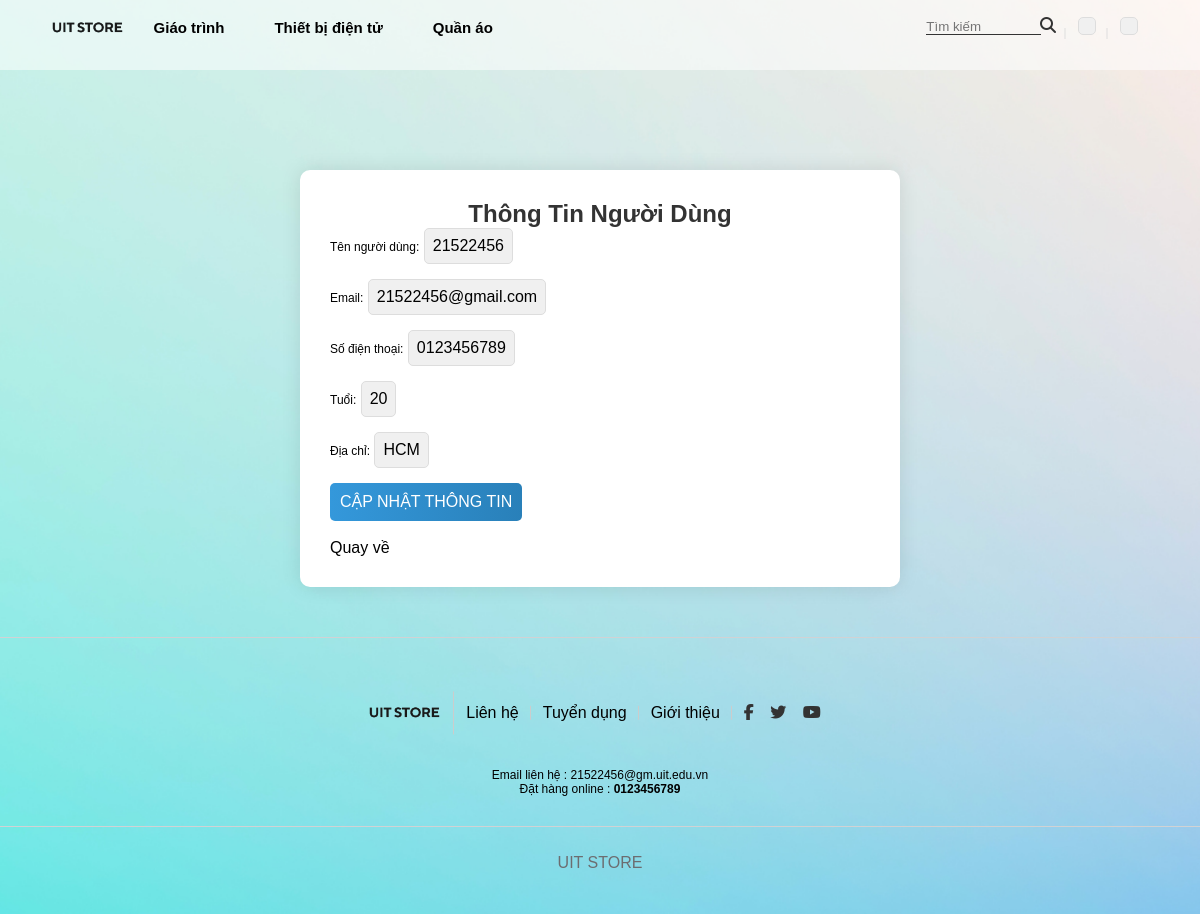
The app's page /informationuser.php?user_id=15 with its own data.
### tables this page shows
CREATE TABLE `users` (
  `user_id` int(11) NOT NULL,
  `username` varchar(255) NOT NULL,
  `password` varchar(255) NOT NULL,
  `email` varchar(255) NOT NULL,
  `role` tinyint(1) DEFAULT 0,
  `fullname` varchar(255) DEFAULT NULL,
  `address` varchar(255) DEFAULT NULL,
  `age` int(11) DEFAULT NULL,
  `phone` varchar(20) DEFAULT NULL
);

### model/user_information.php (called while the page is built, shortened)
<?php
function get_user($user_id) {
    $conn = connectdb();
        $query = "SELECT * FROM users WHERE user_id = '$user_id'";
        $stmt = $conn->prepare($query);
    $stmt->execute();
    $user_info = $stmt->fetch();
    return $user_info;
    }
?>

### informationuser.php (the view, shortened to what this page needs)
<!DOCTYPE html>
<html lang = "en" class="hydrated">
    <head>
        <link rel = "stylesheet" href="style.css">
    </head>
    <body>
        <header>
            <div class="logo">
                <a href="index.php">
                    <img src="img/logouit.png" width="75" height="50">
                </a>
            </div>
            <div class="menu">
            <li><a href="giohang.php">Giáo trình</a>
                   </li>
                   <li><a href="giohang.php">Thiết bị điện tử</a>
                   </li>
                   <li><a href="giohang.php">Quần áo</a>
                </li>
            </div>
            <div class="others">
                 <li>
                <form action="model/search.php" method="GET" >
                    <input placeholder="Tìm kiếm" type="text" name="tukhoa" >
                    <button class="search-button"><i class="fas fa-search"></i></button>
                </form>
                 </li>
                    <li><a href="cart.php"><span class="bag"><ion-icon name="bag-handle"></ion-icon></span></a></li>
                    <li><button class="btnLogin-popup"><span><ion-icon name="person"></ion-icon></span></button></li>
            </div>
        </header>
         <section id="slide">
        </section>
<?php
include_once "model/user_information.php";
if (isset($_GET['user_id'])) {
    $user_id = $_GET['user_id'];
    $user_info = get_user($user_id);
}else {
    echo'KHONGOGNGONGOGNOGNO';
}
?>
<main>
        <section class="show-profile">
            <div class="container">
                <h2>Thông Tin Người Dùng</h2>
                <div>
                    <label for="username">Tên người dùng:</label>
                    <span id="username"><?php echo $user_info['username']; ?></span>
                </div>
                <div>
                    <label for="email">Email:</label>
                    <span id="email"><?php echo $user_info['email']; ?></span>
                </div>
                <div>
                    <label for="phone">Số điện thoại:</label>
                    <span id="phone"><?php echo $user_info['phone']; ?></span>
                </div>
                <div>
                    <label for="phone">Tuổi:</label>
                    <span id="phone"><?php echo $user_info['age']; ?></span>
                </div>
                <div>
                    <label for="phone">Địa chỉ:</label>
                    <span id="phone"><?php echo $user_info['address']; ?></span>
                </div>
                <a href="admin/myaccount.php?user_id=<?php echo $user_id?>"><button  type="submit" name="capnhat">CẬP NHẬT THÔNG TIN </button> <br> <br></a>
                <a href="giohang.php">Quay về</a>
            </div>
        </section>
    </main>
        <section class="footer">
            <div class="footer-container">
                <div class="footer-top">
                    <li><a href=""><img src=" img/logouit.png" width="75" height="50" alt=""></a></li>
                    <li><a href=""></a>Liên hệ</li>
                    <li><a href=""></a>Tuyển dụng</li>
                    <li><a href=""></a>Giới thiệu</li>
                    <li>
                       <a href="" class="fab fa-facebook-f"></a>
                       <a href="" class="fab fa-twitter"></a>
                       <a href="" class="fab fa-youtube"></a>
                   </li>
               </div>
               <div class="footer-center">
                   <p>
                   Email liên hệ : 21522456@gm.uit.edu.vn <br>
                       Đặt hàng online : <b>0123456789</b>
                   </p>
               </div>
               <div class="footer-bottom">
                   UIT STORE
               </div>
            </div>
        </section>
    </body>
</html>

### style.css (style rules this page uses)
:root { --mauthis: #162938; --main-text-font: Arial, Helvetica, sans-serif; }
.others .btnLogin-popup { background: transparent; border: none; cursor: pointer; transition: background-color 0.3s ease; transition: .5s; }
* { margin:0; padding:0; box-sizing: border-box; font-family: Arial, Helvetica, sans-serif; }
li { list-style: none; }
a { text-decoration: none; color: #000; }
.container { max-width: 1200px; margin: auto; }
header { display: flex; justify-content: space-between; padding: 12px 50px; height: 70px; align-items: center; position: fixed; top: 0; left: 0; width: 100%; z-index: 1; background: rgba(225, 225, 225, 0.459); }
.logo { flex: 1; display:flex; }
.menu { flex: 10; display: flex; }
.menu >li { padding: 0 25px 0 25px; position: relative; }
.menu li a { font-size: 15px; font-weight: bold!important; display: block; line-height: 20px; }
.others { flex: 3; display: flex; }
.others > li { padding: 0 12px; position: relative; }
.others > li::after { content:""; display: block; width: 1px; height: 50%; background: #dddddd; position: absolute; right: 0; top: 50%; transform: translate(-50%); }
.others > li:last-child::after { display: none; }
.others > li:first-child { position: relative; }
.others > li:first-child input { width: 90%; border: none; border-bottom: 1px solid #333; background: transparent; outline: none; }
.others > li:first-child i { position: absolute; right: 10px; }
#slide { overflow: hidden; padding: 0 0 50px; }
.footer { padding: 40px 0 0; border-top: 1px solid #D1D2D4; }
.footer-top { display: flex; text-align: center; justify-content: center; align-items: center; margin-bottom: 20px; height: 70px; }
.footer-top img { height: 50px; }
.footer-top li { padding: 0 12px; position: relative; }
.footer-top li::after { content:""; display: block; width: 1px; height: 80%; background: #cccccc; position: absolute; right: 0; top: 50%; transform: translateY(-50%); }
.footer-top li:last-child::after { display: none; }
.footer-top li:last-child a { margin-right: 12px; color: #333; }
.footer-center { text-align: center; font-size: 12px; font-family: var(--main-text-font); }
.footer-bottom { padding: 24px 0; font-size: 16px; font-family: 'Montserrat', sans-serif; line-height: 24px; color: #6C6D70; width: 100%; text-align: center; margin-top: 30px; border-top: 1px solid #D1D2D4; }
.payment-content-left p,label { font-size: 12px; font-family: var(--main-text-font); }

### informationuser.php (style rules this page uses)
body { background-image: url('img/background.png'); background-size: cover; background-position: center; background-repeat: no-repeat; }
.search-button { background-color: transparent; border: none; vertical-align: top; }
.search-button i { color: #333; font-size: 16px; }
@media only screen and (min-width: 1024px) { #slide { padding-top:70px; } }
.container { max-width: 600px; margin: 50px auto; background-color: #fff; padding: 30px; border-radius: 10px; box-shadow: 0 0 20px rgba(0, 0, 0, 0.1); }
h2 { color: #333; text-align: center; }
div { margin-bottom: 15px; }
span { display: inline-block; padding: 8px; background-color: #f0f0f0; border: 1px solid #ddd; border-radius: 5px; }
.container button { background: linear-gradient(to right, #3498db, #2980b9); color: #fff; border: none; border-radius: 5px; cursor: pointer; font-size: 16px; padding: 10px; }

### records on screen
users: username "21522456", email "21522456@gmail.com", phone "0123456789", age "20", address "HCM"
